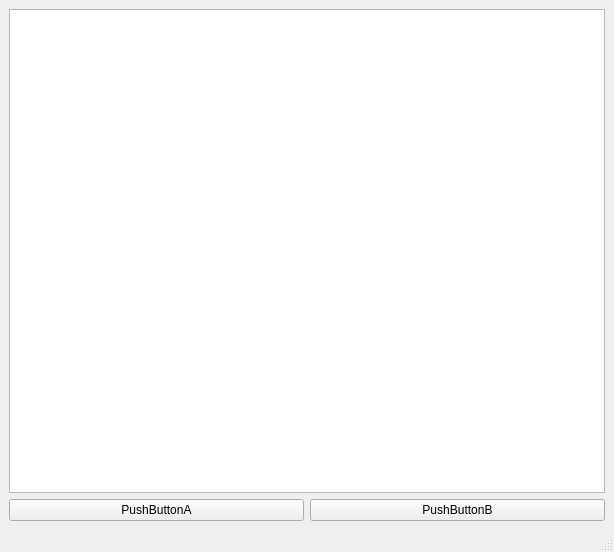
<?xml version="1.0" encoding="UTF-8"?>
<ui version="4.0">
 <class>MainWindow</class>
 <widget class="QMainWindow" name="MainWindow">
  <property name="geometry">
   <rect>
    <x>0</x>
    <y>0</y>
    <width>614</width>
    <height>552</height>
   </rect>
  </property>
  <property name="windowTitle">
   <string>MainWindow</string>
  </property>
  <widget class="QWidget" name="centralwidget">
   <layout class="QGridLayout" name="gridLayout">
    <item row="0" column="0" colspan="2">
     <widget class="QTextBrowser" name="textBrowser"/>
    </item>
    <item row="1" column="0">
     <widget class="QPushButton" name="pushButton_A">
      <property name="text">
       <string>PushButtonA</string>
      </property>
     </widget>
    </item>
    <item row="1" column="1">
     <widget class="QPushButton" name="pushButton_B">
      <property name="text">
       <string>PushButtonB</string>
      </property>
     </widget>
    </item>
   </layout>
  </widget>
  <widget class="QMenuBar" name="menubar">
   <property name="geometry">
    <rect>
     <x>0</x>
     <y>0</y>
     <width>614</width>
     <height>21</height>
    </rect>
   </property>
  </widget>
  <widget class="QStatusBar" name="statusbar"/>
 </widget>
 <resources/>
 <connections/>
</ui>
